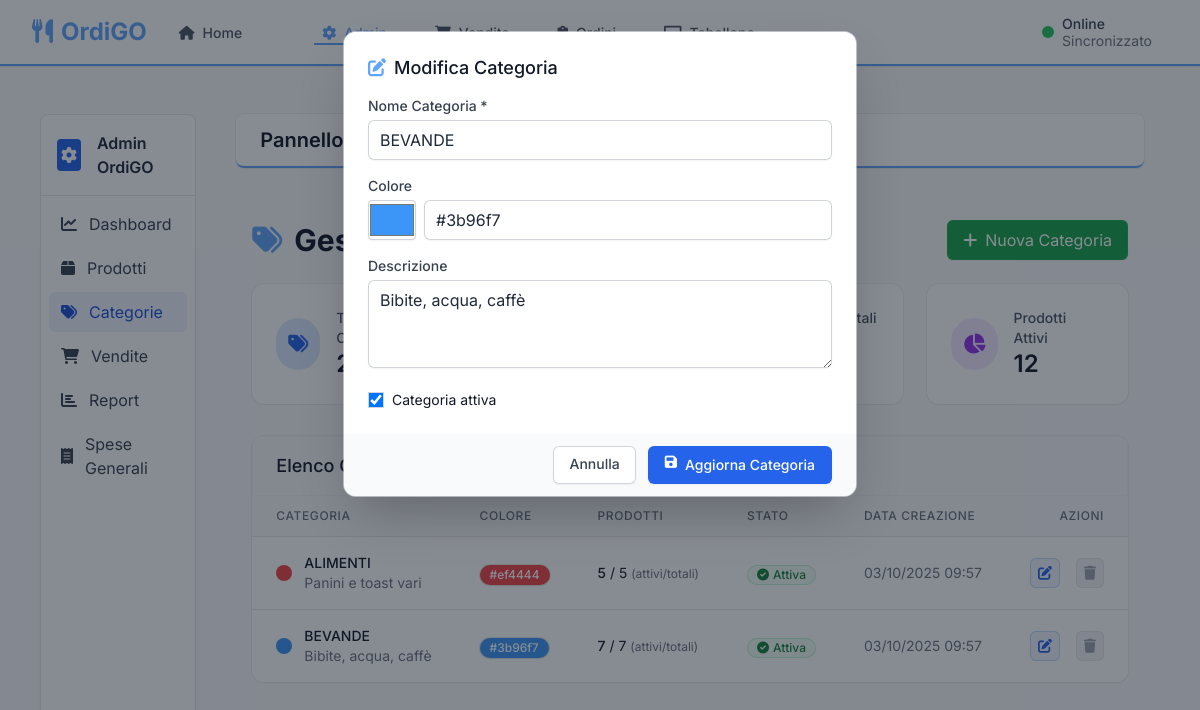
/index.php?route=admin&page=categories&action=edit&id=2, run on the app's committed database.
### tables this page shows
CREATE TABLE categories (
            id INTEGER PRIMARY KEY AUTOINCREMENT,
            name VARCHAR(100) NOT NULL UNIQUE,
            description TEXT,
            color VARCHAR(7) DEFAULT '#3B82F6',
            icon VARCHAR(50) DEFAULT 'tag',
            active BOOLEAN DEFAULT 1,
            created_at DATETIME DEFAULT CURRENT_TIMESTAMP,
            updated_at DATETIME DEFAULT CURRENT_TIMESTAMP
        );

### admin/categories.php (the view, shortened to what the rows shown need)
<?php
$db = Database::getInstance();
$action = $_POST['action'] ?? $_GET['action'] ?? '';
$stmt = $db->query("
    SELECT c.id, c.name, c.description, c.color as color_hex, c.active, c.created_at,
           COUNT(DISTINCT p_active.id) as active_products,
           COUNT(DISTINCT p_all.id) as product_count
    FROM categories c
    LEFT JOIN products p_active ON c.id = p_active.category_id AND p_active.active = 1
    LEFT JOIN products p_all ON c.id = p_all.category_id
    GROUP BY c.id, c.name, c.description, c.color, c.active, c.created_at
    ORDER BY c.name
");
$categories = $stmt->fetchAll();
$edit_category = null;
if ($action === 'edit' && isset($_GET['id'])) {
    $stmt = $db->query("SELECT * FROM categories WHERE id = ?", [$_GET['id']]);
    $edit_category = $stmt->fetch();
}
?>
<div class="container mx-auto px-4 py-6">
    <div class="flex justify-between items-center mb-6">
        <h1 class="text-3xl font-bold text-gray-900">
            <i class="fas fa-tags mr-3 text-primary"></i>Gestione Categorie
        </h1>
    </div>
    <div class="bg-white rounded-xl shadow-sm ring-1 ring-gray-200/60 overflow-hidden">
        <div class="overflow-x-auto">
            <table class="min-w-full divide-y divide-gray-200">
                <thead class="bg-gray-50">
                    <tr>
                        <th class="px-6 py-3 text-left text-xs font-medium text-gray-500 uppercase tracking-wider">Categoria</th>
                        <th class="px-6 py-3 text-left text-xs font-medium text-gray-500 uppercase tracking-wider">Colore</th>
                        <th class="px-6 py-3 text-left text-xs font-medium text-gray-500 uppercase tracking-wider">Prodotti</th>
                        <th class="px-6 py-3 text-left text-xs font-medium text-gray-500 uppercase tracking-wider">Stato</th>
                        <th class="px-6 py-3 text-left text-xs font-medium text-gray-500 uppercase tracking-wider">Data Creazione</th>
                        <th class="px-6 py-3 text-right text-xs font-medium text-gray-500 uppercase tracking-wider">Azioni</th>
                    </tr>
                </thead>
                <tbody class="bg-white divide-y divide-gray-200">
                    <?php foreach ($categories as $category): ?>
                        <tr class="hover:bg-gray-50 transition">
                            <td class="px-6 py-4 whitespace-nowrap">
                                <div class="flex items-center">
                                    <div class="w-4 h-4 rounded-full mr-3" style="background-color: <?= htmlspecialchars($category['color_hex'] ?? '#3B82F6') ?>"></div>
                                    <div>
                                        <div class="text-sm font-medium text-gray-900"><?= htmlspecialchars($category['name'] ?? '') ?></div>
                                        <?php if (!empty($category['description'])): ?>
                                            <div class="text-sm text-gray-500"><?= htmlspecialchars($category['description']) ?></div>
                                        <?php endif; ?>
                                    </div>
                                </div>
                            </td>
                            <td class="px-6 py-4 whitespace-nowrap">
                                <span class="inline-flex items-center px-2.5 py-0.5 rounded-full text-xs font-medium text-white ring-1 ring-black/10 shadow-sm" style="background-color: <?= htmlspecialchars($category['color_hex'] ?? '#3B82F6') ?>">
                                    <?= htmlspecialchars($category['color_hex'] ?? '#3B82F6') ?>
                                </span>
                            </td>
                            <td class="px-6 py-4 whitespace-nowrap text-sm text-gray-900">
                                <span class="font-medium"><?= $category['active_products'] ?></span> / <?= $category['product_count'] ?>
                                <span class="text-gray-500 text-xs">(attivi/totali)</span>
                            </td>
                            <td class="px-6 py-4 whitespace-nowrap">
                                <?php if ($category['active']): ?>
                                    <span class="inline-flex items-center px-2.5 py-0.5 rounded-full text-xs font-medium bg-green-50 text-green-700 ring-1 ring-inset ring-green-200">
                                        <i class="fas fa-check-circle mr-1"></i>Attiva
                                    </span>
                                <?php else: ?>
                                    <span class="inline-flex items-center px-2.5 py-0.5 rounded-full text-xs font-medium bg-red-50 text-red-700 ring-1 ring-inset ring-red-200">
                                        <i class="fas fa-times-circle mr-1"></i>Inattiva
                                    </span>
                                <?php endif; ?>
                            </td>
                            <td class="px-6 py-4 whitespace-nowrap text-sm text-gray-500">
                                <?= date('d/m/Y H:i', strtotime($category['created_at'])) ?>
                            </td>
                            <td class="px-6 py-4 whitespace-nowrap text-right text-sm font-medium">
                <a href="?route=admin&page=categories&action=edit&id=<?= $category['id'] ?>"
                                   class="inline-flex items-center p-2 rounded-md bg-blue-50 text-blue-600 hover:bg-blue-100 mr-3 ring-1 ring-inset ring-blue-200 transition-colors duration-150">
                                    <i class="fas fa-edit"></i>
                                </a>
                                <?php if ($category['active_products'] == 0): ?>
                <a href="?route=admin&page=categories&action=delete&id=<?= $category['id'] ?>"
                                       onclick="return confirm('Sei sicuro di voler eliminare questa categoria?')"
                                       class="inline-flex items-center p-2 rounded-md bg-red-50 text-red-600 hover:bg-red-100 ring-1 ring-inset ring-red-200 transition-colors duration-150">
                                        <i class="fas fa-trash"></i>
                                    </a>
                                <?php else: ?>
                                    <span class="inline-flex items-center p-2 rounded-md bg-gray-100 text-gray-400 ring-1 ring-inset ring-gray-200 transition-colors duration-150" title="Impossibile eliminare: categoria con prodotti attivi associati">
                                        <i class="fas fa-trash"></i>
                                    </span>
                                <?php endif; ?>
                            </td>
                        </tr>
                    <?php endforeach; ?>
                </tbody>
            </table>
        </div>
    </div>
</div>
<?php if ($edit_category): ?>
<div id="editCategoryModal" class="fixed inset-0 bg-gray-900 bg-opacity-50 z-50" role="dialog" aria-modal="true" aria-labelledby="editCategoryTitle">
    <div class="flex items-center justify-center min-h-screen pt-4 px-4 pb-20 text-center sm:block sm:p-0">
        <div class="inline-block align-bottom bg-white rounded-xl ring-1 ring-gray-200/60 text-left overflow-hidden shadow-2xl transform transition-all my-8 sm:my-8 sm:align-middle w-full max-w-md sm:max-w-lg mx-4 sm:mx-0">
            <form method="POST" action="?route=admin&page=categories&action=edit">
                <div class="bg-white px-4 sm:px-6 py-5 sm:py-6">
                    <div class="sm:flex sm:items-start">
                        <div class="mt-3 text-center sm:mt-0 sm:text-left w-full">
                            <h3 id="editCategoryTitle" class="text-lg leading-6 font-medium text-gray-900 mb-4">
                                <i class="fas fa-edit mr-2 text-primary"></i>Modifica Categoria
                            </h3>
                            <div class="space-y-4">
                                <div>
                                    <label class="block text-sm font-medium text-gray-700 mb-1">Nome Categoria *</label>
                                    <input type="text" name="name" value="<?= htmlspecialchars($edit_category['name']) ?>" required
                                           class="w-full px-3 py-2 rounded-md shadow-sm ring-1 ring-inset ring-gray-300 focus:outline-none focus:ring-2 focus:ring-blue-500">
                                </div>
                                <div>
                                    <label class="block text-sm font-medium text-gray-700 mb-1">Colore</label>
                                    <div class="flex items-center space-x-2">
                                        <input type="color" name="color_hex" value="<?= htmlspecialchars($edit_category['color'] ?? '#3B82F6') ?>"
                                               class="w-12 h-10 rounded cursor-pointer shadow-sm ring-1 ring-inset ring-gray-300">
                                        <input type="text" name="color_hex_text" value="<?= htmlspecialchars($edit_category['color'] ?? '#3B82F6') ?>"
                                               class="flex-1 px-3 py-2 rounded-md shadow-sm ring-1 ring-inset ring-gray-300 focus:outline-none focus:ring-2 focus:ring-blue-500">
                                    </div>
                                </div>
                                <div>
                                    <label class="block text-sm font-medium text-gray-700 mb-1">Descrizione</label>
                                    <textarea name="description" rows="3"
                                              class="w-full px-3 py-2 rounded-md shadow-sm ring-1 ring-inset ring-gray-300 focus:outline-none focus:ring-2 focus:ring-blue-500"><?= htmlspecialchars($edit_category['description'] ?? '') ?></textarea>
                                </div>
                                <div class="flex items-center">
                                    <input type="checkbox" name="active" <?= $edit_category['active'] ? 'checked' : '' ?>
                                           class="h-4 w-4 text-primary focus:ring-primary ring-1 ring-inset ring-gray-300 rounded">
                                    <label class="ml-2 block text-sm text-gray-900">Categoria attiva</label>
                                </div>
                            </div>
                        </div>
                    </div>
                </div>
                <div class="bg-gray-50 px-4 py-3 sm:px-6 sm:flex sm:flex-row-reverse">
                    <button type="submit" class="w-full inline-flex justify-center rounded-md border border-transparent shadow-sm px-4 py-2 bg-blue-600 text-base font-medium text-white hover:bg-blue-700 focus:outline-none focus:ring-2 focus:ring-offset-2 focus:ring-blue-600 sm:ml-3 sm:w-auto sm:text-sm">
                        <i class="fas fa-save mr-2"></i>Aggiorna Categoria
                    </button>
                <a href="?route=admin&page=categories" class="mt-3 w-full inline-flex justify-center rounded-md ring-1 ring-inset ring-gray-300 shadow-sm px-4 py-2 bg-white text-base font-medium text-gray-700 hover:bg-gray-50 focus:outline-none focus:ring-2 focus:ring-offset-2 focus:ring-blue-600 sm:mt-0 sm:ml-3 sm:w-auto sm:text-sm">
                        Annulla
                    </a>
                </div>
            </form>
        </div>
    </div>
</div>
<?php endif; ?>

### data on the page
categories: name "ALIMENTI", description "Panini e toast vari", color "#ef4444", active_products "5", product_count "5", active True (drawn), created_at "03/10/2025 09:57"
categories: name "BEVANDE", description "Bibite, acqua, caffè", color "#3b96f7", active_products "7", product_count "7", shows "Attiva", created_at "03/10/2025 09:57", color_hex "#3b96f7", color_hex_text "#3b96f7", active "☑"

### other printed values
array_sum(array_column($categories, 'active_products')) "12"
